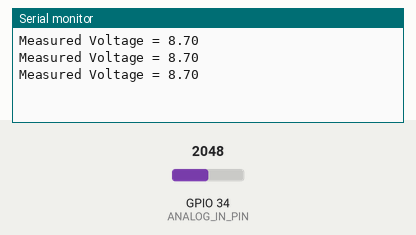
Simulated run of this sketch. Board: ESP32. On the bench: the last lines printed to the serial monitor. Inputs (shaded band) come from the test bench; at power-on: GPIO 34 (ANALOG_IN_PIN) = 2048.

Above: at 1.3 s.
1.4 s: GPIO 34 (ANALOG_IN_PIN) set to 2866
At 1.9 s:
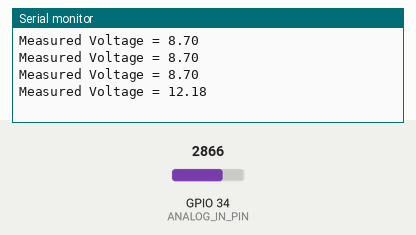
2.9 s: GPIO 34 (ANALOG_IN_PIN) set to 3603
At 3.4 s:
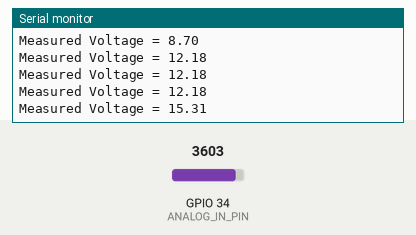
Timing chart, 0 to 5.9 s (numbered marks = the images above; inputs shaded):
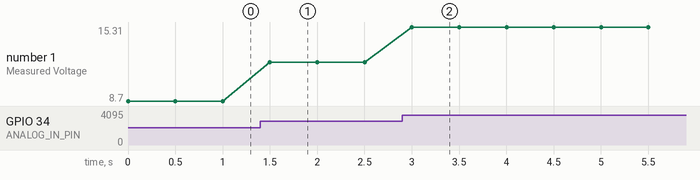

Measured:
- after the input at 1.4 s, the serial monitor: prints a new line after 0.10 s (image 1)
- after the input at 2.9 s, the serial monitor: prints a new line after 0.10 s (image 2)
- plotted number 1: 8.7 → 12.18 after the input at 1.4 s, 12.18 → 15.31 after the input at 2.9 s

The sketch:

ESP32_voltage_sensor.ino
```cpp
/*
 * This ESP32 code is created by esp32io.com
 *
 * This ESP32 code is released in the public domain
 *
 * For more detail (instruction and wiring diagram), visit https://esp32io.com/tutorials/esp32-measure-voltage
 */

#define ANALOG_IN_PIN  34 // ESP32 pin GPIO32 connected to voltage sensor
#define REF_VOLTAGE    3.3
#define ADC_RESOLUTION 4096.0
#define R1             34200.0 // resistor values in voltage sensor (ohms)
#define R2             8000.0  // resistor values in voltage sensor (ohms)

void setup() {
  Serial.begin(9600);

  // set ADC attenuation
  analogSetAttenuation(ADC_11db);
}

void loop() {

  int adc_value = analogRead(ANALOG_IN_PIN);

  float voltage_adc = ((float)adc_value * REF_VOLTAGE) / ADC_RESOLUTION;

  float voltage_in = voltage_adc * (R1 + R2) / R2;

  Serial.print("Measured Voltage = ");
  Serial.println(voltage_in, 2);

  delay(500);
}
```
